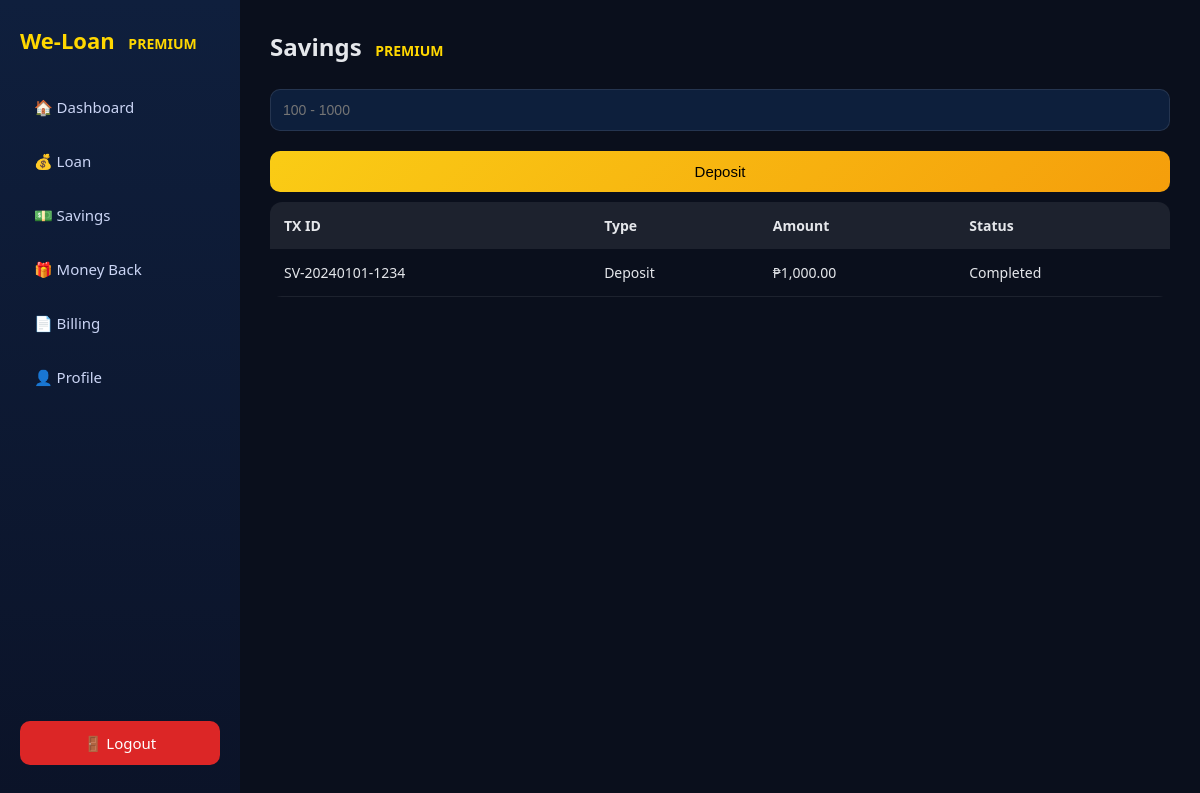
The app's page /premium_user/savings.php (signed in) with its own data.
### tables this page shows
CREATE TABLE `savings_transactions` (
  `no` int(11) NOT NULL,
  `tx_id` varchar(20) NOT NULL COMMENT 'Random unique SV-YYYYMMDD-XXXX',
  `user_id` int(11) NOT NULL,
  `category` enum('deposit','withdrawal') NOT NULL,
  `amount` decimal(10,2) NOT NULL,
  `balance_after` decimal(10,2) DEFAULT NULL,
  `status` enum('pending','completed','failed','rejected') DEFAULT 'pending',
  `request_id` int(11) DEFAULT NULL,
  `admin_note` text DEFAULT NULL,
  `created_at` timestamp NOT NULL DEFAULT current_timestamp()
);

### premium_user/savings.php (the view, shortened to what this page needs)
<?php
require_once __DIR__ . '/../db_connect_new.php';
$user_id = $_SESSION['user_id'];
$transactions = $pdo->prepare("SELECT * FROM savings_transactions WHERE user_id=? ORDER BY no DESC");
$transactions->execute([$user_id]);
?>
<!DOCTYPE html>
<html>
<head>
<link rel="stylesheet" href="premiumdb.css">
</head>
<body>
<div class="container">
<?php include 'sidebar.php'; ?>
<div class="main">
<h2>Savings</h2>
<form method="POST">
<input type="number" name="amount" placeholder="100 - 1000" required>
<button name="deposit">Deposit</button>
</form>
<table>
<tr>
<th>TX ID</th>
<th>Type</th>
<th>Amount</th>
<th>Status</th>
</tr>
<?php foreach($transactions as $t): ?>
<tr>
<td><?= $t['tx_id'] ?></td>
<td><?= ucfirst($t['category']) ?></td>
<td>₱<?= number_format($t['amount'],2) ?></td>
<td><?= ucfirst($t['status']) ?></td>
</tr>
<?php endforeach; ?>
</table>
</div>
</div>
</body>
</html>

### premium_user/premiumdb.css (style rules this page uses)
* { margin: 0; padding: 0; box-sizing: border-box; }
body { font-family: 'Segoe UI', Arial, sans-serif; background: #0a0f1c; color: #e5e7eb; }
.container { display: flex; }
.main { margin-left: 240px; padding: 30px; width: calc(100% - 240px); }
h2 { margin-bottom: 20px; font-weight: 600; }
h2::after { content: " PREMIUM"; color: gold; font-size: 14px; margin-left: 10px; }
table { width: 100%; border-collapse: collapse; margin-top: 10px; border-radius: 12px; overflow: hidden; }
th { text-align: left; padding: 14px; font-size: 14px; background: rgba(255,255,255,0.08); }
td { padding: 14px; font-size: 14px; border-bottom: 1px solid rgba(255,255,255,0.08); }
input, select { width: 100%; padding: 12px; margin-top: 6px; margin-bottom: 10px; border-radius: 10px; border: 1px solid rgba(255,255,255,0.1); background: rgba(15, 42, 82, 0.6); color: white; font-size: 14px; outline: none; }
button { margin-top: 10px; background: linear-gradient(135deg, #facc15, #f59e0b); color: black; padding: 12px; border: none; width: 100%; border-radius: 10px; cursor: pointer; font-size: 15px; transition: 0.3s; }

### records on screen
savings_transactions: tx "SV-20240101-1234", category "Deposit", amount "1,000.00", status "Completed"
